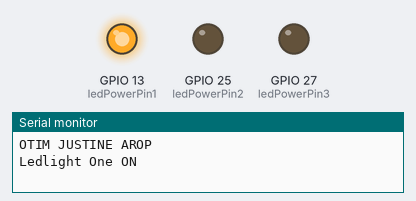
A sketch run on a simulated ESP32. Parts: output pins drawn as LEDs (lit = HIGH), the last lines printed to the serial monitor.

Above: at 0.5 s.
At 2.5 s:
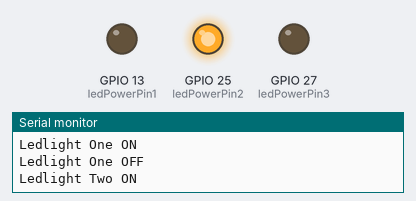
At 4.5 s:
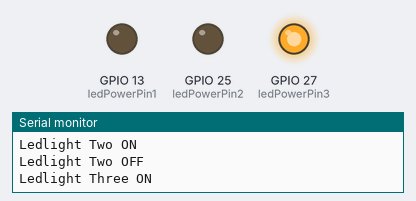
At 5.5 s:
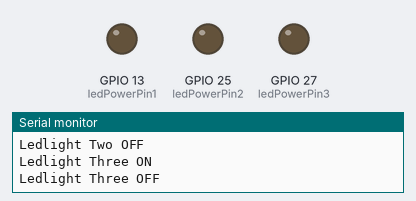
Timing chart, 0 to 7.8 s (numbered marks = the images above):
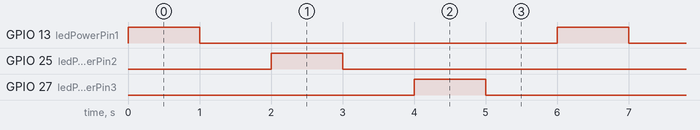

The sketch:

OTIM_JUSTINE_AROP_3LEDS.inno.ino
```cpp
//constants
const int ledPowerPin1 = 13;
const int ledPowerPin2 = 25;
const int ledPowerPin3 = 27;

void setup() {
  // put your setup code here, to run once:
   pinMode(ledPowerPin1,OUTPUT);
   pinMode(ledPowerPin2,OUTPUT);
   pinMode(ledPowerPin3,OUTPUT);
   Serial.begin(115200);
   Serial.println("OTIM JUSTINE AROP ");

}

void loop() {
  //Ledlight One
  digitalWrite(ledPowerPin1,HIGH);
  Serial.println("Ledlight One ON");
  delay(1000);
  digitalWrite(ledPowerPin1,LOW);
  Serial.println("Ledlight One OFF");
  delay(1000);

  //Ledlight Two
  digitalWrite(ledPowerPin2,HIGH);
  Serial.println("Ledlight Two ON");
  delay(1000);
  digitalWrite(ledPowerPin2,LOW);
  Serial.println("Ledlight Two OFF");
  delay(1000);

  //Ledlight Three
  digitalWrite(ledPowerPin3,HIGH);
  Serial.println("Ledlight Three ON");
  delay(1000);
  digitalWrite(ledPowerPin3,LOW);
  Serial.println("Ledlight Three OFF");
  delay(1000);


}
```

Measured:
- by itself, GPIO 13 (ledPowerPin1), GPIO 25 (ledPowerPin2), GPIO 27 (ledPowerPin3): alternates HIGH for 1.0 s and LOW for 5.0 s
- by itself, everything shown: repeats every 6.0 s, in 6 steps
